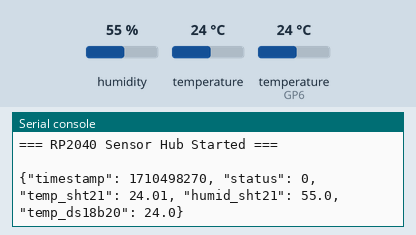
Recording of a program running on a simulated Raspberry Pi Pico running MicroPython. Parts: the last lines printed to the serial console. The test bench sets the inputs (shaded band); at power-on: humidity 55 %, temperature (sensor on GP6) 24 °C, temperature 24 °C. The clock reads 2024-03-15 10:24:30 at power-on unless the program sets it.

Above: at 1.2 s.
1.3 s: humidity set to 22 %
At 7.8 s:
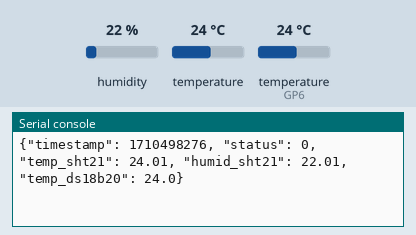
8.0 s: temperature (sensor on GP6) set to 12 °C
At 13.5 s:
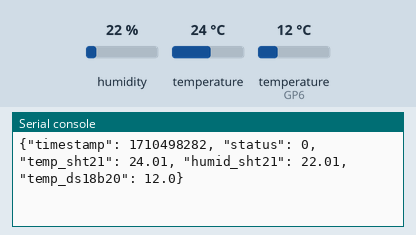
14.7 s: temperature (sensor 0) set to 12 °C
At 19.7 s:
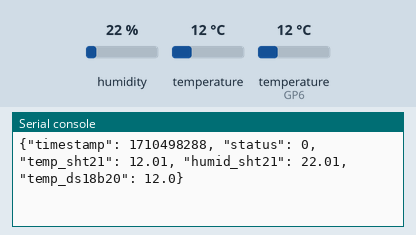
21.4 s: temperature (sensor on GP6) set to 19 °C
At 25.9 s:
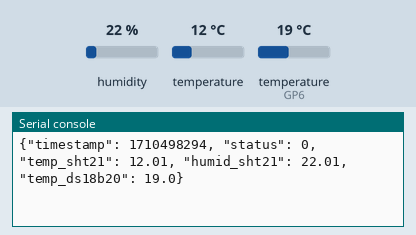
28.1 s: humidity set to 40 %
At 32.2 s:
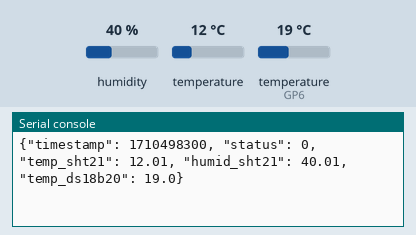
Timing chart, 0 to 33.7 s (numbered marks = the images above; inputs shaded):
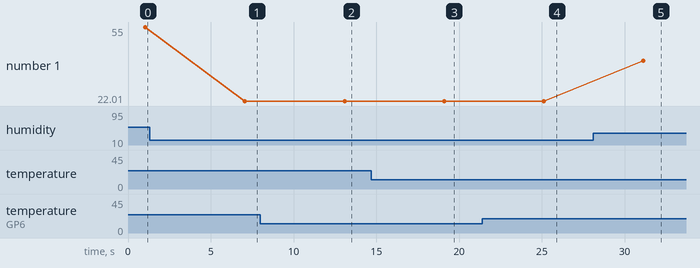

The program:

main.py
```python
"""
RP2040 Sensor Hub Firmware
Подключение: SHT21/HTU21 (I2C) + DS18B20 (OneWire)
Плата: Waveshare RP2040-Zero
Отправка данных через штатный USB CDC в JSON формате
"""

import json
import sys
import time
import machine
from machine import I2C, Pin
import onewire
import ds18x20

# Конфигурация
BOARD_NAME = "Waveshare RP2040-Zero"
I2C_FREQUENCY = 400000
SENSOR_READ_INTERVAL = 5  # секунды

# GPIO pins for Waveshare RP2040-Zero
# GP16 занят встроенным WS2812 RGB LED, поэтому под датчики его не используем.
I2C_SDA_PIN = 4
I2C_SCL_PIN = 5
ONEWIRE_PIN = 6
ONBOARD_WS2812_PIN = 16

# I2C адреса датчиков
SHT21_ADDR = 0x40

# Коды команд SHT21
SHT21_TEMP_CMD = b'\xE3'
SHT21_HUMID_CMD = b'\xE5'
SHT21_RESET_CMD = b'\xFE'

# Флаги состояния
STATUS_OK = 0x00
STATUS_SHT21_ERROR = 0x01
STATUS_DS18B20_ERROR = 0x02
STATUS_I2C_ERROR = 0x04
STATUS_SERIAL_ERROR = 0x08

class SHT21Sensor:
    """Драйвер датчика SHT21/HTU21"""

    def __init__(self, i2c, addr=SHT21_ADDR):
        self.i2c = i2c
        self.addr = addr
        self.temp = 0.0
        self.humid = 0.0
        self.crc_check = True

    def write_cmd(self, cmd):
        """Отправить команду"""
        try:
            self.i2c.writeto(self.addr, cmd)
            return True
        except:
            return False

    def read_measurement(self, num_bytes=2):
        """Прочитать значение датчика"""
        try:
            data = self.i2c.readfrom(self.addr, num_bytes)
            return data
        except:
            return None

    def _crc_check(self, msb, lsb, crc):
        """Проверка контрольной суммы"""
        polynomial = 0x131  # CRC8 polynomial
        crc_val = 0

        for byte in [msb, lsb]:
            crc_val ^= byte
            for _ in range(8):
                if crc_val & 0x80:
                    crc_val = (crc_val << 1) ^ polynomial
                else:
                    crc_val = crc_val << 1
                crc_val &= 0xFF

        return crc_val == crc

    def read_temperature(self):
        """Прочитать температуру в градусах Цельсия"""
        try:
            self.write_cmd(SHT21_TEMP_CMD)
            time.sleep(0.1)  # Время на измерение
            data = self.read_measurement(3)

            if data is None or len(data) < 3:
                return None

            msb, lsb, crc = data[0], data[1], data[2]

            # Проверка CRC (опционально)
            if self.crc_check and not self._crc_check(msb, lsb, crc):
                print("SHT21: CRC error for temperature")
                return None

            # Удалить 2 младших бита (флаги)
            raw = (msb << 8) | (lsb & 0xFC)

            # Расчёт температуры: T = -46.85 + 175.72 * (raw / 65536)
            temp = -46.85 + 175.72 * (raw / 65536.0)
            self.temp = temp
            return temp

        except Exception as e:
            print(f"SHT21 read_temperature error: {e}")
            return None

    def read_humidity(self):
        """Прочитать относительную влажность в процентах"""
        try:
            self.write_cmd(SHT21_HUMID_CMD)
            time.sleep(0.1)  # Время на измерение
            data = self.read_measurement(3)

            if data is None or len(data) < 3:
                return None

            msb, lsb, crc = data[0], data[1], data[2]

            # Проверка CRC (опционально)
            if self.crc_check and not self._crc_check(msb, lsb, crc):
                print("SHT21: CRC error for humidity")
                return None

            # Удалить 2 младших бита (флаги)
            raw = (msb << 8) | (lsb & 0xFC)

            # Расчёт влажности: RH = -6 + 125 * (raw / 65536)
            humid = -6 + 125 * (raw / 65536.0)

            # Ограничить значение 0-100%
            humid = max(0, min(100, humid))
            self.humid = humid
            return humid

        except Exception as e:
            print(f"SHT21 read_humidity error: {e}")
            return None

    def read_all(self):
        """Прочитать оба значения"""
        temp = self.read_temperature()
        time.sleep(0.05)
        humid = self.read_humidity()
        return temp, humid

class DS18B20Sensor:
    """Драйвер датчика DS18B20 (OneWire)"""

    def __init__(self, pin_num):
        self.pin = Pin(pin_num, Pin.IN, Pin.PULL_UP)
        self.ow = onewire.OneWire(self.pin)
        self.ds = ds18x20.DS18X20(self.ow)
        self.devices = []
        self.temp = 0.0
        self._scan_devices()

    def _scan_devices(self):
        """Сканировать подключённые датчики"""
        try:
            self.devices = self.ds.scan()
            print(f"DS18B20: Found {len(self.devices)} device(s)")
            for device in self.devices:
                print(f"  - {device}")
        except Exception as e:
            print(f"DS18B20 scan error: {e}")
            self.devices = []

    def read_temperature(self, device_index=0):
        """Прочитать температуру первого найденного датчика"""
        try:
            if not self.devices:
                return None

            if device_index >= len(self.devices):
                device_index = 0

            # Инициировать измерение
            self.ds.convert_temp()
            time.sleep(0.75)  # Время для измерения (750ms для 12-bit)

            # Прочитать результат
            device = self.devices[device_index]
            temp = self.ds.read_temp(device)
            self.temp = temp
            return temp

        except Exception as e:
            print(f"DS18B20 read error: {e}")
            return None

class SensorHub:
    """Главный класс управления датчиками"""

    def __init__(self):
        self.status = STATUS_OK
        print(f"Board detected: {BOARD_NAME}")
        print("Using GP4/GP5 for I2C, GP6 for OneWire, GP16 reserved for onboard WS2812")
        self.init_i2c()
        self.init_sensors()

    def init_i2c(self):
        """Инициализация I2C"""
        try:
            self.i2c = I2C(0, scl=Pin(I2C_SCL_PIN),
                          sda=Pin(I2C_SDA_PIN),
                          freq=I2C_FREQUENCY)
            print("I2C initialized at 400kHz")
        except Exception as e:
            print(f"I2C init error: {e}")
            self.status |= STATUS_I2C_ERROR
            self.i2c = None

    def init_sensors(self):
        """Инициализация датчиков"""
        self.sht21 = None
        self.ds18b20 = None

        try:
            if self.i2c:
                self.sht21 = SHT21Sensor(self.i2c)
                print("SHT21 sensor initialized")
        except Exception as e:
            print(f"SHT21 init error: {e}")
            self.status |= STATUS_SHT21_ERROR

        try:
            self.ds18b20 = DS18B20Sensor(ONEWIRE_PIN)
            print("DS18B20 sensor initialized")
        except Exception as e:
            print(f"DS18B20 init error: {e}")
            self.status |= STATUS_DS18B20_ERROR

    def read_sensors(self):
        """Прочитать все датчики"""
        data = {
            'timestamp': int(time.time()),
            'status': self.status
        }

        # SHT21
        if self.sht21:
            try:
                temp, humid = self.sht21.read_all()
                if temp is not None:
                    data['temp_sht21'] = round(temp, 2)
                if humid is not None:
                    data['humid_sht21'] = round(humid, 2)
            except Exception as e:
                print(f"SHT21 read error: {e}")
                self.status |= STATUS_SHT21_ERROR

        # DS18B20
        if self.ds18b20:
            try:
                temp = self.ds18b20.read_temperature()
                if temp is not None:
                    data['temp_ds18b20'] = round(temp, 2)
            except Exception as e:
                print(f"DS18B20 read error: {e}")
                self.status |= STATUS_DS18B20_ERROR

        return data

    def send_data(self, data):
        """Отправить данные через штатный USB serial"""
        try:
            json_str = json.dumps(data)
            sys.stdout.write(json_str + "\n")
            if hasattr(sys.stdout, "flush"):
                sys.stdout.flush()
            return True
        except Exception as e:
            print(f"USB serial send error: {e}")
            self.status |= STATUS_SERIAL_ERROR
            return False

    def run(self):
        """Главный цикл"""
        print("\n=== RP2040 Sensor Hub Started ===\n")

        while True:
            try:
                # Прочитать датчики
                data = self.read_sensors()

                # Отправить через USB CDC
                self.send_data(data)

                # Ждать перед следующим измерением
                time.sleep(SENSOR_READ_INTERVAL)

            except Exception as e:
                print(f"Main loop error: {e}")
                time.sleep(1)

# Точка входа
if __name__ == '__main__':
    hub = SensorHub()
    hub.run()
```

boot.py
```python
"""
Waveshare RP2040-Zero boot script
Минимальная диагностика перед запуском main.py
"""

import gc
import machine
import os

# Версия прошивки
FIRMWARE_VERSION = "1.0.0"
BUILD_DATE = "2026-05-03"
BOARD_NAME = "Waveshare RP2040-Zero"
ONBOARD_WS2812_PIN = 16

print(f"\n=== RP2040 Sensor Hub v{FIRMWARE_VERSION} ===")
print(f"Build: {BUILD_DATE}")
print(f"Board: {BOARD_NAME}")

try:
    uname = os.uname()
    print(f"Platform: {uname.sysname} {uname.release}")
except Exception:
    print("Platform: MicroPython rp2")

print(f"CPU frequency: {machine.freq()} Hz")
print(f"Onboard WS2812 data pin: GP{ONBOARD_WS2812_PIN}\n")

# Проверка доступной памяти
gc.collect()
print(f"Free memory: {gc.mem_free()} bytes\n")

# Важно: у RP2040-Zero нет обычного LED на GPIO25.
# На плате есть адресный WS2812 на GPIO16, поэтому этот GPIO не используем под датчики.
print("Reserved board GPIO: GP16 (onboard WS2812 RGB LED)")

print("Boot completed, starting main...\n")
```

Measured:
- after the input at 1.3 s, the serial console: prints a new line after 5.8 s (image 1)
- after the input at 8.0 s, the serial console: prints a new line after 5.1 s (image 2)
- after the input at 14.7 s, the serial console: prints a new line after 4.4 s (image 3)
- after the input at 21.4 s, the serial console: prints a new line after 3.7 s (image 4)
- after the input at 28.1 s, the serial console: prints a new line after 3.0 s (image 5)
- plotted number 1: 55 → 22.01 after the input at 1.3 s, 22.01 → 40.01 after the input at 28.1 s
